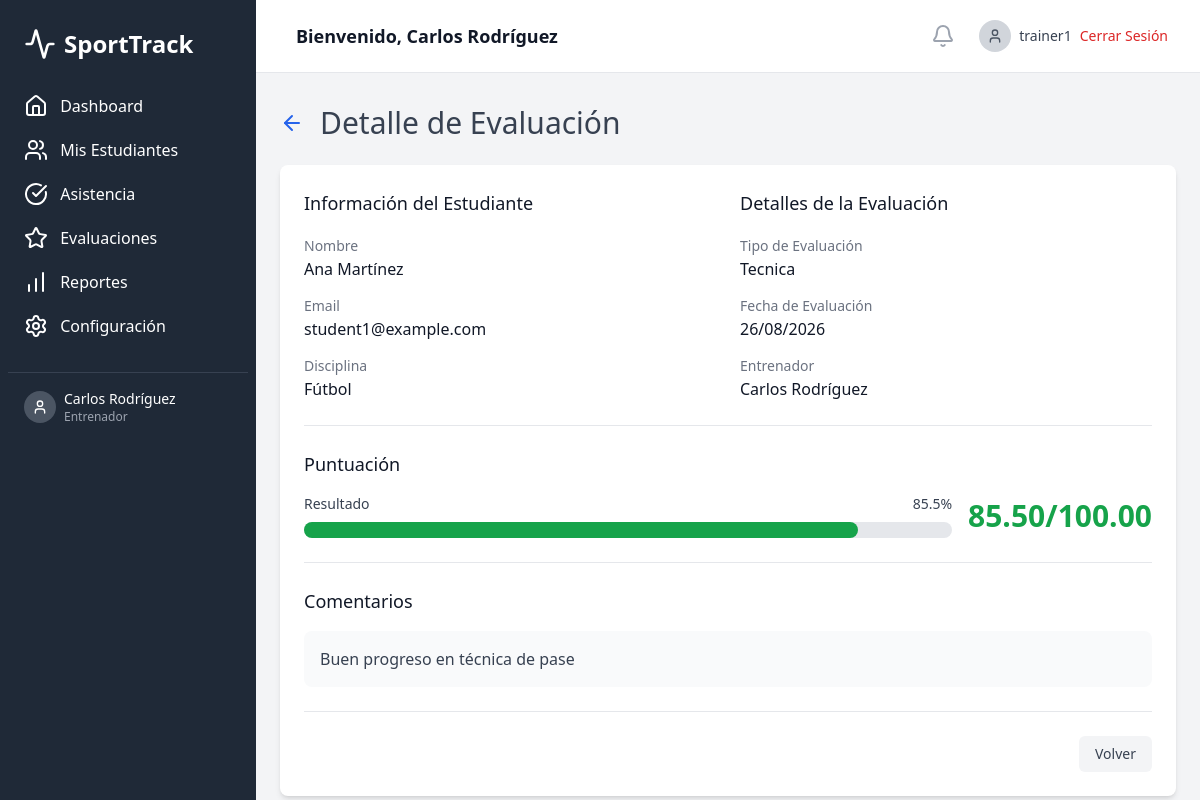
Page /src/pages/evaluation-detail.php?id=1 (signed in) on the committed database.
### tables this page shows
CREATE TABLE evaluations (
    id INT AUTO_INCREMENT PRIMARY KEY,
    student_id INT,
    discipline_id INT,
    trainer_id INT,
    evaluation_date DATE,
    score DECIMAL(5,2),
    max_score DECIMAL(5,2) DEFAULT 100.00,
    comments TEXT,
    session_type VARCHAR(100),
    created_at TIMESTAMP DEFAULT CURRENT_TIMESTAMP,
    FOREIGN KEY (student_id) REFERENCES users(id),
    FOREIGN KEY (discipline_id) REFERENCES disciplines(id),
    FOREIGN KEY (trainer_id) REFERENCES users(id)
);

CREATE TABLE users (
    id INT AUTO_INCREMENT PRIMARY KEY,
    username VARCHAR(50) UNIQUE NOT NULL,
    password VARCHAR(255) NOT NULL,
    email VARCHAR(100) UNIQUE NOT NULL,
    full_name VARCHAR(100) NOT NULL,
    user_type ENUM('coordinador', 'entrenador', 'estudiante') NOT NULL,
    created_at TIMESTAMP DEFAULT CURRENT_TIMESTAMP,
    updated_at TIMESTAMP DEFAULT CURRENT_TIMESTAMP ON UPDATE CURRENT_TIMESTAMP
);

CREATE TABLE disciplines (
    id INT AUTO_INCREMENT PRIMARY KEY,
    name VARCHAR(100) NOT NULL,
    description TEXT,
    created_by INT,
    created_at TIMESTAMP DEFAULT CURRENT_TIMESTAMP,
    FOREIGN KEY (created_by) REFERENCES users(id)
);

### src/config/session.php (called while the page is built, shortened)
<?php
function isLoggedIn() {
    return isset($_SESSION['user_id']);
}
function getCurrentUser() {
    if (isset($_SESSION['created_at'])) {
        return [
            'id' => $_SESSION['user_id'] ?? null,
            'username' => $_SESSION['username'] ?? null,
            'full_name' => $_SESSION['full_name'] ?? null,
            'user_type' => $_SESSION['user_type'] ?? null,
            'email' => $_SESSION['email'] ?? null,
            'created_at' => $_SESSION['created_at'] ?? null
        ];
    }
    return [
        'id' => $_SESSION['user_id'] ?? null,
        'username' => $_SESSION['username'] ?? null,
        'full_name' => $_SESSION['full_name'] ?? null,
        'user_type' => $_SESSION['user_type'] ?? null,
        'email' => $_SESSION['email'] ?? null,
        'created_at' => $_SESSION['created_at'] ?? null
    ];
}
?>

### src/pages/evaluation-detail.php (the view, shortened to what this page needs)
<?php
require_once '../config/session.php';
$user = getCurrentUser();
$database = new Database();
$pdo = $database->getConnection();
$evaluation_id = $_GET['id'] ?? 0;
$stmt = $pdo->prepare("
    SELECT e.*,
           u.full_name as student_name,
           u.email as student_email,
           d.name as discipline_name,
           t.full_name as trainer_name
    FROM evaluations e
    JOIN users u ON e.student_id = u.id
    JOIN disciplines d ON e.discipline_id = d.id
    JOIN users t ON e.trainer_id = t.id
    WHERE e.id = ? AND e.trainer_id = ?
");
$stmt->execute([$evaluation_id, $user['id']]);
$evaluation = $stmt->fetch(PDO::FETCH_ASSOC);
$percentage = ($evaluation['score'] / $evaluation['max_score']) * 100;
?>
<!DOCTYPE html>
<html lang="es">
<head>
    <script src="https://cdn.tailwindcss.com"></script>
</head>
<body class="bg-gray-100">
    <div class="flex h-screen bg-gray-100">
        <?php include '../components/sidebar.php'; ?>
        <div class="flex-1 flex flex-col overflow-hidden">
            <?php include '../components/header.php'; ?>
            <main class="flex-1 overflow-x-hidden overflow-y-auto bg-gray-100">
                <div class="container mx-auto px-6 py-8">
                    <div class="flex items-center mb-6">
                        <a href="evaluations.php" class="text-blue-600 hover:text-blue-800 mr-4">
                            <i data-lucide="arrow-left" class="w-6 h-6"></i>
                        </a>
                        <h3 class="text-gray-700 text-3xl font-medium">Detalle de Evaluación</h3>
                    </div>
                    <div class="bg-white shadow-md rounded-lg p-6">
                        <div class="grid grid-cols-1 md:grid-cols-2 gap-6">
                            <div>
                                <h4 class="text-lg font-medium text-gray-900 mb-4">Información del Estudiante</h4>
                                <div class="space-y-3">
                                    <div>
                                        <label class="text-sm font-medium text-gray-500">Nombre</label>
                                        <p class="text-gray-900"><?php echo htmlspecialchars($evaluation['student_name']); ?></p>
                                    </div>
                                    <div>
                                        <label class="text-sm font-medium text-gray-500">Email</label>
                                        <p class="text-gray-900"><?php echo htmlspecialchars($evaluation['student_email']); ?></p>
                                    </div>
                                    <div>
                                        <label class="text-sm font-medium text-gray-500">Disciplina</label>
                                        <p class="text-gray-900"><?php echo htmlspecialchars($evaluation['discipline_name']); ?></p>
                                    </div>
                                </div>
                            </div>
                            <div>
                                <h4 class="text-lg font-medium text-gray-900 mb-4">Detalles de la Evaluación</h4>
                                <div class="space-y-3">
                                    <div>
                                        <label class="text-sm font-medium text-gray-500">Tipo de Evaluación</label>
                                        <p class="text-gray-900"><?php echo ucfirst($evaluation['session_type']); ?></p>
                                    </div>
                                    <div>
                                        <label class="text-sm font-medium text-gray-500">Fecha de Evaluación</label>
                                        <p class="text-gray-900"><?php echo date('d/m/Y', strtotime($evaluation['evaluation_date'])); ?></p>
                                    </div>
                                    <div>
                                        <label class="text-sm font-medium text-gray-500">Entrenador</label>
                                        <p class="text-gray-900"><?php echo htmlspecialchars($evaluation['trainer_name']); ?></p>
                                    </div>
                                </div>
                            </div>
                        </div>
                        <div class="mt-6 pt-6 border-t border-gray-200">
                            <h4 class="text-lg font-medium text-gray-900 mb-4">Puntuación</h4>
                            <div class="flex items-center space-x-4">
                                <div class="flex-1">
                                    <div class="flex justify-between mb-2">
                                        <span class="text-sm font-medium text-gray-700">Resultado</span>
                                        <span class="text-sm font-medium text-gray-700"><?php echo number_format($percentage, 1); ?>%</span>
                                    </div>
                                    <div class="w-full bg-gray-200 rounded-full h-4">
                                        <div class="<?php echo $percentage >= 80 ? 'bg-green-600' : ($percentage >= 60 ? 'bg-yellow-600' : 'bg-red-600'); ?> h-4 rounded-full" style="width: <?php echo $percentage; ?>%"></div>
                                    </div>
                                </div>
                                <div class="text-right">
                                    <p class="text-3xl font-bold <?php echo $percentage >= 80 ? 'text-green-600' : ($percentage >= 60 ? 'text-yellow-600' : 'text-red-600'); ?>">
                                        <?php echo $evaluation['score']; ?>/<?php echo $evaluation['max_score']; ?>
                                    </p>
                                </div>
                            </div>
                        </div>
                        <?php if ($evaluation['comments']): ?>
                        <div class="mt-6 pt-6 border-t border-gray-200">
                            <h4 class="text-lg font-medium text-gray-900 mb-4">Comentarios</h4>
                            <div class="bg-gray-50 rounded-lg p-4">
                                <p class="text-gray-700"><?php echo nl2br(htmlspecialchars($evaluation['comments'])); ?></p>
                            </div>
                        </div>
                        <?php endif; ?>
                        <div class="mt-6 pt-6 border-t border-gray-200 flex justify-end space-x-3">
                            <a href="evaluations.php" class="px-4 py-2 text-sm font-medium text-gray-700 bg-gray-100 rounded-md hover:bg-gray-200">
                                Volver
                            </a>
                        </div>
                    </div>
                </div>
            </main>
        </div>
    </div>
</body>
</html>

### src/components/sidebar.php (shortened to what this page needs)
<?php
$user = getCurrentUser();
$userType = getUserType();
$menuItems = [];
if ($userType === 'coordinador') {
    $menuItems = [
        ['icon' => 'home', 'text' => 'Dashboard', 'href' => 'index.php'],
        ['icon' => 'users', 'text' => 'Estudiantes', 'href' => 'students.php'],
        ['icon' => 'user-check', 'text' => 'Entrenadores', 'href' => 'trainers.php'],
        ['icon' => 'activity', 'text' => 'Disciplinas', 'href' => 'disciplines.php'],
        ['icon' => 'user-plus', 'text' => 'Inscripciones', 'href' => 'enrollments.php'],
        ['icon' => 'bar-chart', 'text' => 'Reportes', 'href' => 'reports.php'],
        ['icon' => 'settings', 'text' => 'Configuración', 'href' => 'settings.php']
    ];
} elseif ($userType === 'entrenador') {
    $menuItems = [
        ['icon' => 'home', 'text' => 'Dashboard', 'href' => 'index.php'],
        ['icon' => 'users', 'text' => 'Mis Estudiantes', 'href' => 'my-students.php'],
        ['icon' => 'check-circle', 'text' => 'Asistencia', 'href' => 'attendance.php'],
        ['icon' => 'star', 'text' => 'Evaluaciones', 'href' => 'evaluations.php'],
        ['icon' => 'bar-chart', 'text' => 'Reportes', 'href' => 'trainer-reports.php'],
        ['icon' => 'settings', 'text' => 'Configuración', 'href' => 'settings.php']
    ];
}
?>
<div class="bg-gray-800 text-white w-64 space-y-6 py-7 px-2 absolute inset-y-0 left-0 transform -translate-x-full md:relative md:translate-x-0 transition duration-200 ease-in-out">
    <a href="index.php" class="text-white flex items-center space-x-2 px-4">
        <i data-lucide="activity" class="w-8 h-8"></i>
        <span class="text-2xl font-extrabold">SportTrack</span>
    </a>
    <nav>
        <?php foreach ($menuItems as $item): ?>
        <a href="<?php echo $item['href']; ?>" class="block py-2.5 px-4 rounded transition duration-200 hover:bg-gray-700 hover:text-white">
            <i data-lucide="<?php echo $item['icon']; ?>" class="inline-block w-6 h-6 mr-2 -mt-1"></i>
            <?php echo $item['text']; ?>
        </a>
        <?php endforeach; ?>
    </nav>
    <div class="px-4 pt-4 border-t border-gray-700">
        <div class="flex items-center space-x-2">
            <div class="w-8 h-8 bg-gray-600 rounded-full flex items-center justify-center">
                <i data-lucide="user" class="w-4 h-4"></i>
            </div>
            <div>
                <p class="text-sm font-medium"><?php echo htmlspecialchars($user['full_name']); ?></p>
                <p class="text-xs text-gray-400 capitalize"><?php echo htmlspecialchars($user['user_type']); ?></p>
            </div>
        </div>
    </div>
</div>

### src/components/header.php (shortened to what this page needs)
<?php
$user = getCurrentUser();
?>
<header class="bg-white shadow-sm border-b border-gray-200">
    <div class="max-w-7xl mx-auto py-4 px-4 sm:px-6 lg:px-8">
        <div class="flex justify-between items-center">
            <div class="flex items-center">
                <h2 class="ml-2 text-lg font-semibold text-gray-900">
                    Bienvenido, <?php echo htmlspecialchars($user['full_name']); ?>
                </h2>
            </div>
            <div class="flex items-center space-x-4">
                <div class="relative">
                    <button class="p-2 text-gray-400 hover:text-gray-500">
                        <i data-lucide="bell" class="h-6 w-6"></i>
                    </button>
                </div>
                <div class="relative">
                    <div class="flex items-center space-x-2">
                        <div class="w-8 h-8 bg-gray-300 rounded-full flex items-center justify-center">
                            <i data-lucide="user" class="w-4 h-4 text-gray-600"></i>
                        </div>
                        <span class="text-sm font-medium text-gray-700"><?php echo htmlspecialchars($user['username']); ?></span>
                        <a href="logout.php" class="text-sm text-red-600 hover:text-red-800 ml-2">Cerrar Sesión</a>
                    </div>
                </div>
            </div>
        </div>
    </div>
</header>

### rows in the picture
evaluations: trainer.full_name "Carlos Rodríguez", student.full_name "Ana Martínez", student.email "student1@example.com", discipline.name "Fútbol", session_type "Tecnica", evaluation_date "26/08/2026", percentage "85.5", score "85.50", max_score "100.00", comments "Buen progreso en técnica de pase"

### other values in the picture
$item['text'] "Dashboard"
$item['text'] "Mis Estudiantes"
$item['text'] "Asistencia"
$item['text'] "Evaluaciones"
$item['text'] "Reportes"
$item['text'] "Configuración"
$user['user_type'] "Entrenador"
$user['username'] "trainer1"
